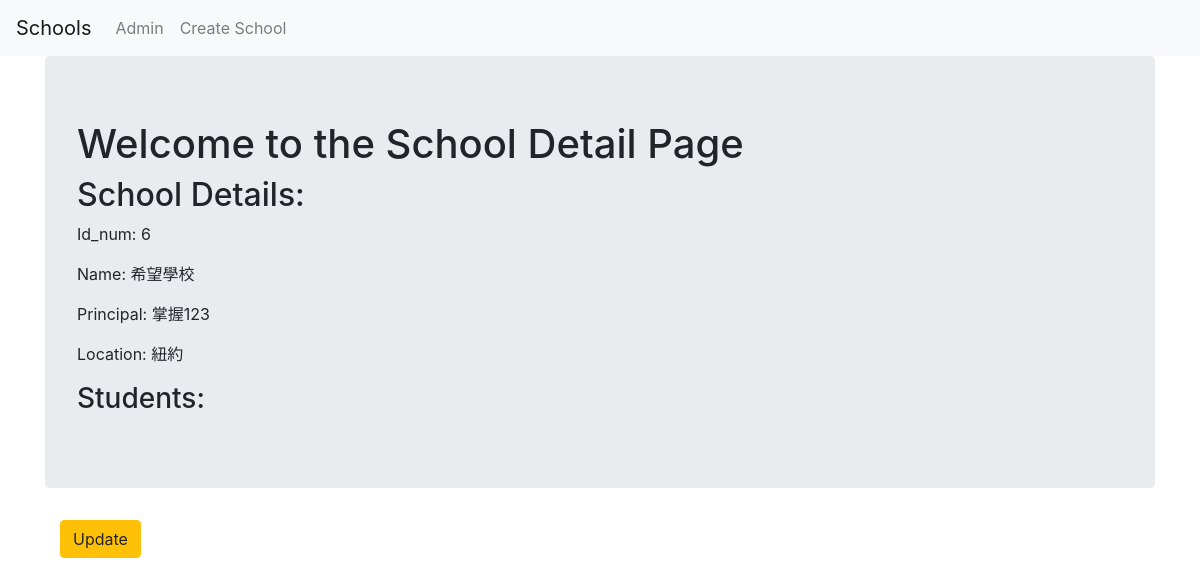
Page /basic_app/6/ on the committed database.
### basic_app/models.py (models this page shows, shortened)
class School(models.Model):
    name = models.CharField(max_length=256)
    principal = models.CharField(max_length=256)
    location = models.CharField(max_length=256)

### basic_app/views.py (the view)
# urls.py: path('<int:pk>/',views.SchoolDetailView.as_view(),name='detail'),
class SchoolDetailView(DetailView):
    context_object_name = 'school_details'
    model = models.School
    template_name = 'basic_app/school_detail.html'

### basic_app/templates/basic_app/school_detail.html (shortened to what this page needs)
{% extends "basic_app/basic_app_base.html" %}
{% block body_block %}
  <div class="jumbotron">
    <h1>Welcome to the School Detail Page</h1>
    <h2>School Details:</h2>
    <p>Id_num: {{school_details.id}}</p>
    <p>Name: {{school_details.name}}</p>
    <p>Principal: {{school_details.principal}}</p>
    <p>Location: {{school_details.location}}</p>
    <h3>Students:</h3>
  </div>
  <div class="container">
    <p><a class='btn btn-warning' href="{% url 'basic_app:update' pk=school_details.pk %}">Update</a></p>
  </div>
{% endblock %}

### rows in the picture
School: id "6", name "希望學校", principal "掌握123", location "紐約"
